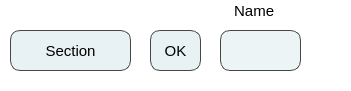
   <widget class="QFrame" name="sectionFrame">
    <property name="geometry">
     <rect>
      <x>460</x>
      <y>40</y>
      <width>351</width>
      <height>91</height>
     </rect>
    </property>
    <property name="styleSheet">
     <string notr="true">background: transparent;
</string>
    </property>
    <property name="frameShape">
     <enum>QFrame::StyledPanel</enum>
    </property>
    <property name="frameShadow">
     <enum>QFrame::Raised</enum>
    </property>
    <widget class="QLineEdit" name="sectionName">
     <property name="geometry">
      <rect>
       <x>220</x>
       <y>30</y>
       <width>81</width>
       <height>41</height>
      </rect>
     </property>
     <property name="styleSheet">
      <string notr="true">font: 63 8pt &quot;Yu Mincho Demibold&quot;;
font-size: 15px;
border: 0.5px solid rgb(70, 70, 70);
background: rgba(206, 227, 232, 100);
border-radius: 10px</string>
     </property>
     <property name="text">
      <string/>
     </property>
    </widget>
    <widget class="QToolButton" name="newSectionOKBtn">
     <property name="geometry">
      <rect>
       <x>150</x>
       <y>30</y>
       <width>51</width>
       <height>41</height>
      </rect>
     </property>
     <property name="cursor">
      <cursorShape>PointingHandCursor</cursorShape>
     </property>
     <property name="styleSheet">
      <string notr="true">font: 63 8pt &quot;Yu Mincho Demibold&quot;;
font-size: 15px;
border: 0.5px solid rgb(70, 70, 70);
background: rgba(206, 227, 232, 120);
border-radius: 10px</string>
     </property>
     <property name="text">
      <string>OK</string>
     </property>
    </widget>
    <widget class="QToolButton" name="newSectionBtn">
     <property name="geometry">
      <rect>
       <x>10</x>
       <y>30</y>
       <width>121</width>
       <height>41</height>
      </rect>
     </property>
     <property name="cursor">
      <cursorShape>PointingHandCursor</cursorShape>
     </property>
     <property name="styleSheet">
      <string notr="true">font: 63 8pt &quot;Yu Mincho Demibold&quot;;
font-size: 15px;
border: 0.5px solid rgb(70, 70, 70);
background: rgba(206, 227, 232, 120);
border-radius: 10px</string>
     </property>
     <property name="text">
      <string>Section</string>
     </property>
    </widget>
    <widget class="QLabel" name="sectionNameLabel">
     <property name="geometry">
      <rect>
       <x>230</x>
       <y>0</y>
       <width>71</width>
       <height>21</height>
      </rect>
     </property>
     <property name="styleSheet">
      <string notr="true">font: 63 8pt &quot;Yu Mincho Demibold&quot;;
font-size: 15px;</string>
     </property>
     <property name="text">
      <string> Name</string>
     </property>
    </widget>
   </widget>
